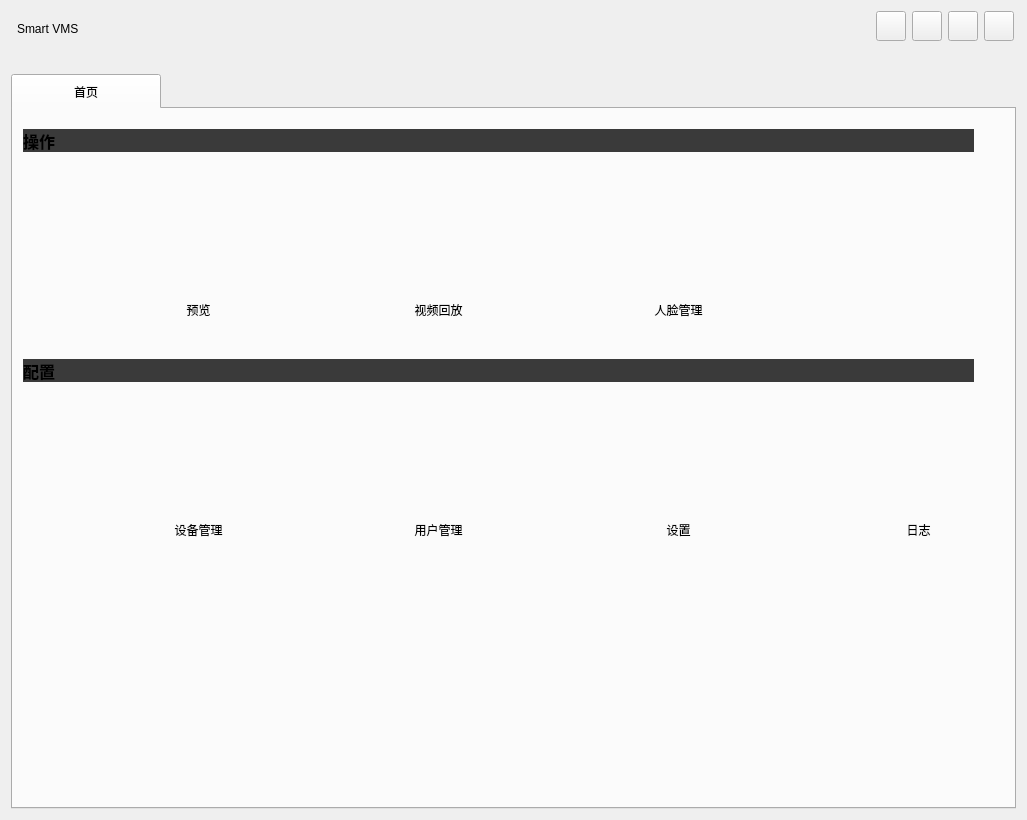
<?xml version="1.0" encoding="UTF-8"?>
<ui version="4.0">
 <class>ClientClass</class>
 <widget class="QMainWindow" name="ClientClass">
  <property name="geometry">
   <rect>
    <x>0</x>
    <y>0</y>
    <width>1027</width>
    <height>820</height>
   </rect>
  </property>
  <property name="windowTitle">
   <string>Client</string>
  </property>
  <widget class="QWidget" name="centralWidget">
   <layout class="QGridLayout" name="gridLayout">
    <item row="0" column="1" rowspan="2">
     <widget class="QLabel" name="label_3">
      <property name="minimumSize">
       <size>
        <width>0</width>
        <height>30</height>
       </size>
      </property>
      <property name="maximumSize">
       <size>
        <width>16777215</width>
        <height>30</height>
       </size>
      </property>
      <property name="styleSheet">
       <string notr="true">font: 20pt &quot;Microsoft JhengHei&quot;;</string>
      </property>
      <property name="text">
       <string>Smart VMS</string>
      </property>
     </widget>
    </item>
    <item row="0" column="2">
     <spacer name="horizontalSpacer">
      <property name="orientation">
       <enum>Qt::Horizontal</enum>
      </property>
      <property name="sizeHint" stdset="0">
       <size>
        <width>81</width>
        <height>20</height>
       </size>
      </property>
     </spacer>
    </item>
    <item row="0" column="0" rowspan="2">
     <widget class="QLabel" name="label_2">
      <property name="maximumSize">
       <size>
        <width>0</width>
        <height>30</height>
       </size>
      </property>
      <property name="text">
       <string/>
      </property>
      <property name="pixmap">
       <pixmap resource="res.qrc">:/res/SoftIcon/logo.png</pixmap>
      </property>
      <property name="scaledContents">
       <bool>true</bool>
      </property>
     </widget>
    </item>
    <item row="0" column="6">
     <widget class="QPushButton" name="btnMenu_Max">
      <property name="sizePolicy">
       <sizepolicy hsizetype="Preferred" vsizetype="Preferred">
        <horstretch>0</horstretch>
        <verstretch>0</verstretch>
       </sizepolicy>
      </property>
      <property name="minimumSize">
       <size>
        <width>30</width>
        <height>30</height>
       </size>
      </property>
      <property name="maximumSize">
       <size>
        <width>30</width>
        <height>30</height>
       </size>
      </property>
      <property name="focusPolicy">
       <enum>Qt::NoFocus</enum>
      </property>
      <property name="toolTip">
       <string>最大化</string>
      </property>
      <property name="styleSheet">
       <string notr="true"/>
      </property>
      <property name="text">
       <string/>
      </property>
      <property name="icon">
       <iconset resource="res.qrc">
        <normaloff>:/res/SoftIcon/+.png</normaloff>:/res/SoftIcon/+.png</iconset>
      </property>
      <property name="iconSize">
       <size>
        <width>25</width>
        <height>25</height>
       </size>
      </property>
     </widget>
    </item>
    <item row="0" column="5">
     <widget class="QPushButton" name="btnMenu_Min">
      <property name="sizePolicy">
       <sizepolicy hsizetype="Preferred" vsizetype="Preferred">
        <horstretch>0</horstretch>
        <verstretch>0</verstretch>
       </sizepolicy>
      </property>
      <property name="minimumSize">
       <size>
        <width>30</width>
        <height>30</height>
       </size>
      </property>
      <property name="maximumSize">
       <size>
        <width>30</width>
        <height>30</height>
       </size>
      </property>
      <property name="focusPolicy">
       <enum>Qt::NoFocus</enum>
      </property>
      <property name="toolTip">
       <string>最小化</string>
      </property>
      <property name="text">
       <string/>
      </property>
      <property name="icon">
       <iconset resource="res.qrc">
        <normaloff>:/res/SoftIcon/-.png</normaloff>:/res/SoftIcon/-.png</iconset>
      </property>
      <property name="iconSize">
       <size>
        <width>25</width>
        <height>25</height>
       </size>
      </property>
     </widget>
    </item>
    <item row="0" column="7">
     <widget class="QPushButton" name="btnMenu_Close">
      <property name="sizePolicy">
       <sizepolicy hsizetype="Preferred" vsizetype="Preferred">
        <horstretch>0</horstretch>
        <verstretch>0</verstretch>
       </sizepolicy>
      </property>
      <property name="minimumSize">
       <size>
        <width>30</width>
        <height>30</height>
       </size>
      </property>
      <property name="maximumSize">
       <size>
        <width>30</width>
        <height>30</height>
       </size>
      </property>
      <property name="cursor">
       <cursorShape>ArrowCursor</cursorShape>
      </property>
      <property name="focusPolicy">
       <enum>Qt::NoFocus</enum>
      </property>
      <property name="toolTip">
       <string>关闭</string>
      </property>
      <property name="styleSheet">
       <string notr="true"/>
      </property>
      <property name="text">
       <string/>
      </property>
      <property name="icon">
       <iconset resource="res.qrc">
        <normaloff>:/res/SoftIcon/Cancel.png</normaloff>:/res/SoftIcon/Cancel.png</iconset>
      </property>
      <property name="iconSize">
       <size>
        <width>25</width>
        <height>25</height>
       </size>
      </property>
     </widget>
    </item>
    <item row="2" column="4" colspan="4">
     <widget class="CpuMemoryLabel" name="labCPUMemory">
      <property name="minimumSize">
       <size>
        <width>140</width>
        <height>15</height>
       </size>
      </property>
      <property name="maximumSize">
       <size>
        <width>200</width>
        <height>10</height>
       </size>
      </property>
      <property name="font">
       <font>
        <family>Arial</family>
        <pointsize>8</pointsize>
       </font>
      </property>
      <property name="autoFillBackground">
       <bool>false</bool>
      </property>
      <property name="frameShape">
       <enum>QFrame::NoFrame</enum>
      </property>
      <property name="text">
       <string/>
      </property>
      <property name="scaledContents">
       <bool>true</bool>
      </property>
      <property name="alignment">
       <set>Qt::AlignCenter</set>
      </property>
      <property name="wordWrap">
       <bool>true</bool>
      </property>
     </widget>
    </item>
    <item row="3" column="0" colspan="8">
     <widget class="QTabWidget" name="tabWidget">
      <property name="styleSheet">
       <string notr="true">QTabBar::tab{width:150;height:35;font: 13pt &quot;Microsoft YaHei UI&quot;;}

</string>
      </property>
      <property name="tabsClosable">
       <bool>false</bool>
      </property>
      <widget class="QWidget" name="tab">
       <attribute name="title">
        <string>首页</string>
       </attribute>
       <widget class="QLabel" name="label_Operator">
        <property name="geometry">
         <rect>
          <x>10</x>
          <y>20</y>
          <width>951</width>
          <height>23</height>
         </rect>
        </property>
        <property name="font">
         <font>
          <family>Arial Black</family>
          <pointsize>12</pointsize>
          <weight>75</weight>
          <bold>true</bold>
         </font>
        </property>
        <property name="styleSheet">
         <string notr="true">background-color: rgb(58, 58, 58);</string>
        </property>
        <property name="text">
         <string>操作</string>
        </property>
        <property name="alignment">
         <set>Qt::AlignLeading|Qt::AlignLeft|Qt::AlignVCenter</set>
        </property>
       </widget>
       <widget class="AnimationButton" name="widget_user" native="true">
        <property name="geometry">
         <rect>
          <x>350</x>
          <y>290</y>
          <width>151</width>
          <height>141</height>
         </rect>
        </property>
        <property name="minimumSize">
         <size>
          <width>151</width>
          <height>141</height>
         </size>
        </property>
        <property name="maximumSize">
         <size>
          <width>151</width>
          <height>141</height>
         </size>
        </property>
        <widget class="QLabel" name="label_5">
         <property name="geometry">
          <rect>
           <x>0</x>
           <y>120</y>
           <width>151</width>
           <height>21</height>
          </rect>
         </property>
         <property name="minimumSize">
          <size>
           <width>151</width>
           <height>21</height>
          </size>
         </property>
         <property name="maximumSize">
          <size>
           <width>151</width>
           <height>21</height>
          </size>
         </property>
         <property name="text">
          <string>用户管理</string>
         </property>
         <property name="alignment">
          <set>Qt::AlignCenter</set>
         </property>
        </widget>
       </widget>
       <widget class="AnimationButton" name="widget_face" native="true">
        <property name="geometry">
         <rect>
          <x>590</x>
          <y>70</y>
          <width>151</width>
          <height>141</height>
         </rect>
        </property>
        <property name="minimumSize">
         <size>
          <width>151</width>
          <height>141</height>
         </size>
        </property>
        <property name="maximumSize">
         <size>
          <width>151</width>
          <height>141</height>
         </size>
        </property>
        <widget class="QLabel" name="label_6">
         <property name="geometry">
          <rect>
           <x>0</x>
           <y>120</y>
           <width>151</width>
           <height>21</height>
          </rect>
         </property>
         <property name="minimumSize">
          <size>
           <width>151</width>
           <height>21</height>
          </size>
         </property>
         <property name="maximumSize">
          <size>
           <width>151</width>
           <height>21</height>
          </size>
         </property>
         <property name="text">
          <string>人脸管理</string>
         </property>
         <property name="alignment">
          <set>Qt::AlignCenter</set>
         </property>
        </widget>
       </widget>
       <widget class="AnimationButton" name="widget_equiment" native="true">
        <property name="geometry">
         <rect>
          <x>110</x>
          <y>290</y>
          <width>151</width>
          <height>141</height>
         </rect>
        </property>
        <property name="minimumSize">
         <size>
          <width>151</width>
          <height>141</height>
         </size>
        </property>
        <property name="maximumSize">
         <size>
          <width>151</width>
          <height>141</height>
         </size>
        </property>
        <widget class="QLabel" name="label_8">
         <property name="geometry">
          <rect>
           <x>0</x>
           <y>120</y>
           <width>151</width>
           <height>21</height>
          </rect>
         </property>
         <property name="minimumSize">
          <size>
           <width>151</width>
           <height>21</height>
          </size>
         </property>
         <property name="maximumSize">
          <size>
           <width>151</width>
           <height>21</height>
          </size>
         </property>
         <property name="text">
          <string>设备管理</string>
         </property>
         <property name="alignment">
          <set>Qt::AlignCenter</set>
         </property>
        </widget>
       </widget>
       <widget class="AnimationButton" name="widget_Log" native="true">
        <property name="geometry">
         <rect>
          <x>830</x>
          <y>290</y>
          <width>151</width>
          <height>141</height>
         </rect>
        </property>
        <property name="minimumSize">
         <size>
          <width>151</width>
          <height>141</height>
         </size>
        </property>
        <property name="maximumSize">
         <size>
          <width>151</width>
          <height>141</height>
         </size>
        </property>
        <widget class="QLabel" name="label_9">
         <property name="geometry">
          <rect>
           <x>0</x>
           <y>120</y>
           <width>151</width>
           <height>21</height>
          </rect>
         </property>
         <property name="minimumSize">
          <size>
           <width>151</width>
           <height>21</height>
          </size>
         </property>
         <property name="maximumSize">
          <size>
           <width>151</width>
           <height>21</height>
          </size>
         </property>
         <property name="text">
          <string>日志</string>
         </property>
         <property name="alignment">
          <set>Qt::AlignCenter</set>
         </property>
        </widget>
       </widget>
       <widget class="QLabel" name="label_Config">
        <property name="geometry">
         <rect>
          <x>10</x>
          <y>250</y>
          <width>951</width>
          <height>23</height>
         </rect>
        </property>
        <property name="font">
         <font>
          <family>Arial Black</family>
          <pointsize>12</pointsize>
          <weight>75</weight>
          <bold>true</bold>
         </font>
        </property>
        <property name="styleSheet">
         <string notr="true">background-color: rgb(58, 58, 58);</string>
        </property>
        <property name="text">
         <string>配置</string>
        </property>
        <property name="alignment">
         <set>Qt::AlignLeading|Qt::AlignLeft|Qt::AlignVCenter</set>
        </property>
       </widget>
       <widget class="AnimationButton" name="widget_Prew" native="true">
        <property name="geometry">
         <rect>
          <x>110</x>
          <y>70</y>
          <width>151</width>
          <height>141</height>
         </rect>
        </property>
        <property name="minimumSize">
         <size>
          <width>151</width>
          <height>141</height>
         </size>
        </property>
        <property name="maximumSize">
         <size>
          <width>151</width>
          <height>141</height>
         </size>
        </property>
        <widget class="QLabel" name="label_10">
         <property name="geometry">
          <rect>
           <x>0</x>
           <y>120</y>
           <width>151</width>
           <height>21</height>
          </rect>
         </property>
         <property name="maximumSize">
          <size>
           <width>151</width>
           <height>21</height>
          </size>
         </property>
         <property name="text">
          <string>预览</string>
         </property>
         <property name="alignment">
          <set>Qt::AlignCenter</set>
         </property>
        </widget>
       </widget>
       <widget class="AnimationButton" name="widget_PlayBack" native="true">
        <property name="geometry">
         <rect>
          <x>350</x>
          <y>70</y>
          <width>151</width>
          <height>141</height>
         </rect>
        </property>
        <property name="minimumSize">
         <size>
          <width>151</width>
          <height>141</height>
         </size>
        </property>
        <property name="maximumSize">
         <size>
          <width>151</width>
          <height>141</height>
         </size>
        </property>
        <widget class="QLabel" name="label_11">
         <property name="geometry">
          <rect>
           <x>0</x>
           <y>120</y>
           <width>151</width>
           <height>21</height>
          </rect>
         </property>
         <property name="minimumSize">
          <size>
           <width>151</width>
           <height>21</height>
          </size>
         </property>
         <property name="maximumSize">
          <size>
           <width>151</width>
           <height>21</height>
          </size>
         </property>
         <property name="text">
          <string>视频回放</string>
         </property>
         <property name="alignment">
          <set>Qt::AlignCenter</set>
         </property>
        </widget>
       </widget>
       <widget class="AnimationButton" name="widget_set" native="true">
        <property name="geometry">
         <rect>
          <x>590</x>
          <y>290</y>
          <width>151</width>
          <height>141</height>
         </rect>
        </property>
        <property name="minimumSize">
         <size>
          <width>151</width>
          <height>141</height>
         </size>
        </property>
        <property name="maximumSize">
         <size>
          <width>151</width>
          <height>141</height>
         </size>
        </property>
        <widget class="QLabel" name="label_12">
         <property name="geometry">
          <rect>
           <x>0</x>
           <y>120</y>
           <width>151</width>
           <height>21</height>
          </rect>
         </property>
         <property name="minimumSize">
          <size>
           <width>151</width>
           <height>21</height>
          </size>
         </property>
         <property name="maximumSize">
          <size>
           <width>151</width>
           <height>21</height>
          </size>
         </property>
         <property name="text">
          <string>设置</string>
         </property>
         <property name="alignment">
          <set>Qt::AlignCenter</set>
         </property>
        </widget>
       </widget>
       <widget class="AnimationButton" name="widget_DevicePara" native="true">
        <property name="geometry">
         <rect>
          <x>110</x>
          <y>480</y>
          <width>151</width>
          <height>141</height>
         </rect>
        </property>
        <property name="minimumSize">
         <size>
          <width>151</width>
          <height>141</height>
         </size>
        </property>
        <property name="maximumSize">
         <size>
          <width>151</width>
          <height>141</height>
         </size>
        </property>
        <widget class="QLabel" name="label_13">
         <property name="geometry">
          <rect>
           <x>0</x>
           <y>120</y>
           <width>151</width>
           <height>21</height>
          </rect>
         </property>
         <property name="minimumSize">
          <size>
           <width>151</width>
           <height>21</height>
          </size>
         </property>
         <property name="maximumSize">
          <size>
           <width>151</width>
           <height>21</height>
          </size>
         </property>
         <property name="text">
          <string/>
         </property>
         <property name="alignment">
          <set>Qt::AlignCenter</set>
         </property>
        </widget>
       </widget>
      </widget>
     </widget>
    </item>
    <item row="0" column="4">
     <widget class="QPushButton" name="btnSetLanguage">
      <property name="sizePolicy">
       <sizepolicy hsizetype="Preferred" vsizetype="Preferred">
        <horstretch>0</horstretch>
        <verstretch>0</verstretch>
       </sizepolicy>
      </property>
      <property name="maximumSize">
       <size>
        <width>30</width>
        <height>30</height>
       </size>
      </property>
      <property name="styleSheet">
       <string notr="true">QPushButton::menu-indicator{image:none;}</string>
      </property>
      <property name="text">
       <string/>
      </property>
      <property name="icon">
       <iconset resource="res.qrc">
        <normaloff>:/res/SoftIcon/re.png</normaloff>:/res/SoftIcon/re.png</iconset>
      </property>
      <property name="iconSize">
       <size>
        <width>30</width>
        <height>30</height>
       </size>
      </property>
     </widget>
    </item>
   </layout>
  </widget>
  <action name="screenAction">
   <property name="text">
    <string>抓图文件</string>
   </property>
  </action>
  <action name="videoAction">
   <property name="text">
    <string>视频文件</string>
   </property>
  </action>
  <action name="logAction">
   <property name="text">
    <string>日志文件</string>
   </property>
  </action>
  <action name="exitAction">
   <property name="icon">
    <iconset theme="退出">
     <normaloff>:/res/SoftIcon/Exit.png</normaloff>:/res/SoftIcon/Exit.png</iconset>
   </property>
   <property name="text">
    <string>退出</string>
   </property>
  </action>
  <action name="yuntaiAction">
   <property name="icon">
    <iconset>
     <normaloff>:/res/SoftIcon/PZTControl.png</normaloff>:/res/SoftIcon/PZTControl.png</iconset>
   </property>
   <property name="text">
    <string>云台控制</string>
   </property>
  </action>
  <action name="action1024_768">
   <property name="text">
    <string>1024*768</string>
   </property>
  </action>
  <action name="action1280_1024">
   <property name="text">
    <string>1280*1024</string>
   </property>
  </action>
  <action name="action1440_900">
   <property name="text">
    <string>1440*900</string>
   </property>
  </action>
  <action name="maxAction">
   <property name="icon">
    <iconset resource="res.qrc">
     <normaloff>:/res/SoftIcon/Max.png</normaloff>:/res/SoftIcon/Max.png</iconset>
   </property>
   <property name="text">
    <string>最大化</string>
   </property>
  </action>
  <action name="equipmentAction">
   <property name="icon">
    <iconset>
     <normaloff>:/res/SoftIcon/EaimentSet.png</normaloff>:/res/SoftIcon/EaimentSet.png</iconset>
   </property>
   <property name="text">
    <string>设备管理</string>
   </property>
  </action>
  <action name="userAction">
   <property name="icon">
    <iconset>
     <normaloff>:/res/SoftIcon/UserSet.png</normaloff>:/res/SoftIcon/UserSet.png</iconset>
   </property>
   <property name="text">
    <string>用户管理</string>
   </property>
  </action>
  <action name="faceAction">
   <property name="icon">
    <iconset>
     <normaloff>:/res/SoftIcon/faceSet.png</normaloff>:/res/SoftIcon/faceSet.png</iconset>
   </property>
   <property name="text">
    <string>人脸管理</string>
   </property>
  </action>
  <action name="logSearchAction">
   <property name="icon">
    <iconset>
     <normaloff>:/res/SoftIcon/LogSearch.png</normaloff>:/res/SoftIcon/LogSearch.png</iconset>
   </property>
   <property name="text">
    <string>日志搜索</string>
   </property>
   <property name="toolTip">
    <string>设备日志</string>
   </property>
  </action>
  <action name="systemAction">
   <property name="icon">
    <iconset resource="res.qrc">
     <normaloff>:/res/SoftIcon/SystemSet.png</normaloff>:/res/SoftIcon/SystemSet.png</iconset>
   </property>
   <property name="text">
    <string>系统设置</string>
   </property>
  </action>
  <action name="playBackAction">
   <property name="icon">
    <iconset>
     <normaloff>:/res/SoftIcon/VideoPlayBack.png</normaloff>:/res/SoftIcon/VideoPlayBack.png</iconset>
   </property>
   <property name="text">
    <string>视频摘要回放</string>
   </property>
  </action>
  <action name="lockAction">
   <property name="icon">
    <iconset resource="res.qrc">
     <normaloff>:/res/SoftIcon/Lock.png</normaloff>:/res/SoftIcon/Lock.png</iconset>
   </property>
   <property name="text">
    <string>加锁</string>
   </property>
  </action>
  <action name="MapAction">
   <property name="icon">
    <iconset>
     <normaloff>:/res/SoftIcon/Map.png</normaloff>:/res/SoftIcon/Map.png</iconset>
   </property>
   <property name="text">
    <string>电子地图</string>
   </property>
  </action>
  <action name="eyeAction">
   <property name="icon">
    <iconset>
     <normaloff>:/Client/res/eye.ico</normaloff>:/Client/res/eye.ico</iconset>
   </property>
   <property name="text">
    <string>铺平预览</string>
   </property>
  </action>
  <action name="skinAaction">
   <property name="icon">
    <iconset>
     <normaloff>:/res/SoftIcon/Skin.png</normaloff>:/res/SoftIcon/Skin.png</iconset>
   </property>
   <property name="text">
    <string>切换皮肤</string>
   </property>
  </action>
  <action name="aboutAction">
   <property name="icon">
    <iconset>
     <normaloff>:/res/SoftIcon/about.png</normaloff>:/res/SoftIcon/about.png</iconset>
   </property>
   <property name="text">
    <string>关于</string>
   </property>
  </action>
  <action name="preViewAction">
   <property name="icon">
    <iconset resource="res.qrc">
     <normaloff>:/res/SoftIcon/Prew.png</normaloff>:/res/SoftIcon/Prew.png</iconset>
   </property>
   <property name="text">
    <string>预览</string>
   </property>
  </action>
  <action name="AlarmLogAction">
   <property name="icon">
    <iconset>
     <normaloff>:/res/SoftIcon/AlarmLog.png</normaloff>:/res/SoftIcon/AlarmLog.png</iconset>
   </property>
   <property name="text">
    <string>告警日志</string>
   </property>
  </action>
  <action name="previewAction">
   <property name="checkable">
    <bool>true</bool>
   </property>
   <property name="icon">
    <iconset theme="主预览">
     <normaloff>:/Client/res/Preview_48px_1093402_easyicon.net.ico</normaloff>:/Client/res/Preview_48px_1093402_easyicon.net.ico</iconset>
   </property>
   <property name="text">
    <string>智能识别</string>
   </property>
   <property name="iconVisibleInMenu">
    <bool>true</bool>
   </property>
   <property name="priority">
    <enum>QAction::NormalPriority</enum>
   </property>
  </action>
  <action name="actionHomePage">
   <property name="text">
    <string>首页</string>
   </property>
  </action>
 </widget>
 <layoutdefault spacing="6" margin="11"/>
 <customwidgets>
  <customwidget>
   <class>AnimationButton</class>
   <extends>QWidget</extends>
   <header>animationbutton.h</header>
   <container>1</container>
  </customwidget>
  <customwidget>
   <class>CpuMemoryLabel</class>
   <extends>QLabel</extends>
   <header>cpumemorylabel.h</header>
  </customwidget>
 </customwidgets>
 <resources>
  <include location="res.qrc"/>
 </resources>
 <connections/>
</ui>
